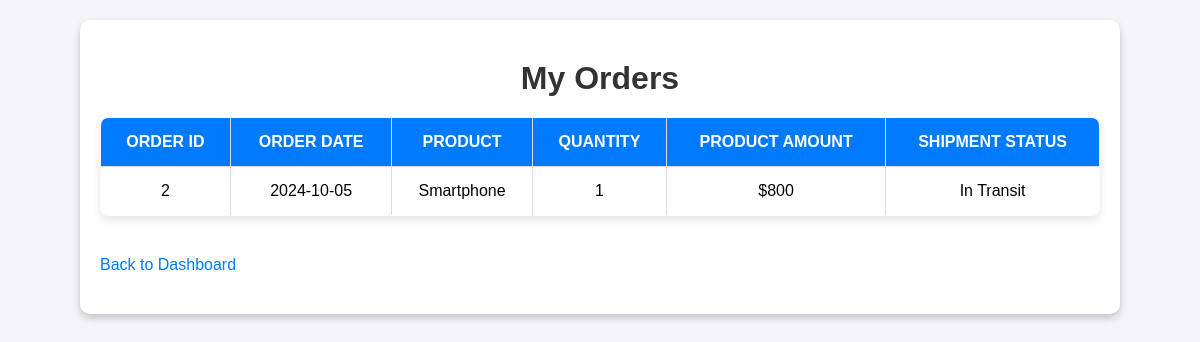
The page /my-orders (signed in) on the database its author committed.
### tables this page shows
CREATE TABLE OrderProduct (
    OrderID INTEGER NOT NULL,
    ProductID INTEGER NOT NULL,
    Quantity INTEGER NOT NULL,
    PRIMARY KEY (OrderID, ProductID),
    FOREIGN KEY (OrderID) REFERENCES `Order`(OrderID),
    FOREIGN KEY (ProductID) REFERENCES Product(ProductID)
);

CREATE TABLE `Order` (
    OrderID INTEGER PRIMARY KEY NOT NULL,
    OrderDate DATE NOT NULL,
    TotalAmount DECIMAL(10, 2) DEFAULT 0,
    ShippingAddress VARCHAR(255) NOT NULL,
    CustomerID INTEGER NOT NULL,
    FOREIGN KEY (CustomerID) REFERENCES Customer(CustomerID)
);

CREATE TABLE Product (
    ProductID INTEGER PRIMARY KEY NOT NULL,
    Name VARCHAR(255) NOT NULL,
    Price DECIMAL(10, 2) DEFAULT 0,
    Category VARCHAR(255) NOT NULL,
    StockQuantity INTEGER DEFAULT 0
);

CREATE TABLE Shipment (
    ShipmentID INTEGER PRIMARY KEY,
    OrderID INTEGER UNIQUE NOT NULL,
    ShipmentDate DATE NOT NULL,
    Status VARCHAR(255) NOT NULL,
    SupplierID INTEGER NOT NULL,
    FOREIGN KEY (OrderID) REFERENCES `Order`(OrderID),
    FOREIGN KEY (SupplierID) REFERENCES Supplier(SupplierID)
);

### server.py (the view)
@app.route('/my-orders', methods=['GET'])
def my_orders():
    if 'customer_id' not in session:
        flash("You must be logged in to view your orders.")
        return redirect(url_for('login'))
    customer_id = session['customer_id']
    conn = open_connection()
    orders = []
    if conn:
        cursor = conn.cursor()
        sql = """
        SELECT
            o.OrderID AS OrderID,
            o.OrderDate AS OrderDate,
            Product.Name AS ProductName,
            OrderProduct.Quantity AS Quantity,
            (Product.Price * OrderProduct.Quantity) AS ProductTotal,
            Shipment.Status AS ShipmentStatus
        FROM `Order` o
        JOIN OrderProduct ON OrderProduct.OrderID = o.OrderID
        JOIN Product ON OrderProduct.ProductID = Product.ProductID
        LEFT JOIN Shipment ON o.OrderID = Shipment.OrderID
        WHERE o.CustomerID = ?
        ORDER BY o.OrderDate DESC, Product.Name ASC;
        """
        cursor.execute(sql, (customer_id,))
        results = cursor.fetchall()
        conn.close()
        for row in results:
            orders.append({
                'OrderID': row[0],
                'OrderDate': row[1],
                'ProductName': row[2],
                'Quantity': row[3],
                'ProductTotal': row[4],
                'ShipmentStatus': row[5]
            })
    return render_template('my_orders.html', orders=orders)

### server.py (called while the page is built)
def open_connection():
    conn = None
    try:
        conn = sqlite3.connect(DATABASE)
        return conn
    except Error as e:
        print(f"Error connecting to database: {e}")
    return conn

### templates/my_orders.html (shortened to what this page needs)
<html>
<head>
</head>
<body>
    <div class="container">
        <h1>My Orders</h1>
        <table>
            <thead>
                <tr>
                    <th>Order ID</th>
                    <th>Order Date</th>
                    <th>Product</th>
                    <th>Quantity</th>
                    <th>Product Amount</th>
                    <th>Shipment Status</th>
                </tr>
            </thead>
            <tbody>
                {% if orders %}
                    {% for order in orders %}
                    <tr>
                        <td>{{ order.OrderID }}</td>
                        <td>{{ order.OrderDate }}</td>
                        <td>{{ order.ProductName }}</td>
                        <td>{{ order.Quantity }}</td>
                        <td>${{ order.ProductTotal }}</td>
                        <td>{{ order.ShipmentStatus }}</td>
                    </tr>
                    {% endfor %}
                {% else %}
                <tr>
                    <td colspan="6" class="no-orders">No orders found.</td>
                </tr>
                {% endif %}
            </tbody>
        </table>
        <a href="/">Back to Dashboard</a>
    </div>
</body>
</html>

### templates/my_orders.html (style rules this page uses)
body { font-family: Arial, sans-serif; background-color: #f4f4f9; margin: 0; padding: 0; }
h1 { text-align: center; color: #333; margin: 20px 0; }
.container { width: 90%; max-width: 1000px; margin: 20px auto; background-color: #fff; padding: 20px; box-shadow: 0 4px 8px rgba(0, 0, 0, 0.2); border-radius: 10px; }
table { width: 100%; border-collapse: collapse; margin: 20px 0; background-color: #fff; box-shadow: 0 4px 8px rgba(0, 0, 0, 0.1); border-radius: 8px; overflow: hidden; }
table, th, td { border: 1px solid #ddd; }
th, td { padding: 15px; text-align: center; }
th { background-color: #007bff; color: white; text-transform: uppercase; }
a { display: inline-block; margin: 20px 0; text-align: center; text-decoration: none; color: #007bff; font-size: 16px; transition: all 0.3s ease; }

### rows shown on the page
OrderProduct: OrderID "2", OrderDate "2024-10-05", ProductName "Smartphone", Quantity "1", ProductTotal "800", ShipmentStatus "In Transit"
